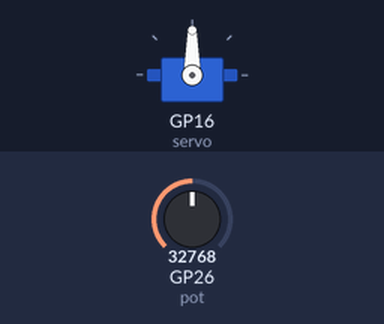
A program run on a simulated Raspberry Pi Pico running MicroPython. Shown: servo. The test bench sets the inputs (shaded band); at power-on: GP26 (pot) = 32768 (analog values on the 0–65535 scale). Servo angles are drawn from the pulse width (0.5 ms = 0°, 2.5 ms = 180°).

Above: at 1.2 s.
1.3 s: GP26 (pot) set to 45874
At 2.5 s:
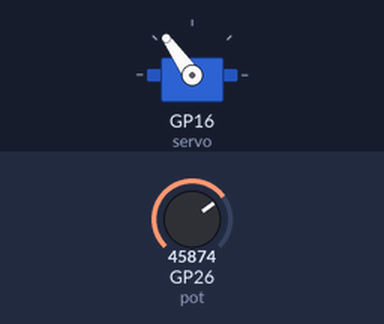
2.8 s: GP26 (pot) set to 57670
At 3.9 s:
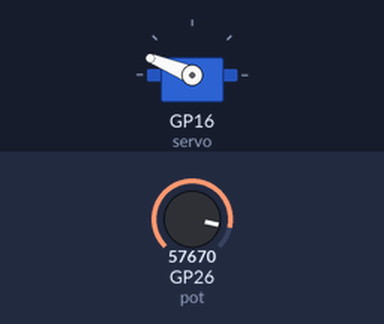
4.3 s: GP26 (pot) set to 65535
At 5.5 s:
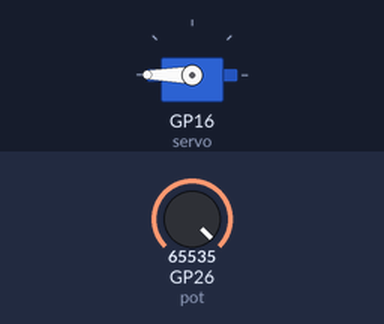
5.8 s: GP26 (pot) set to 19660
At 7.0 s:
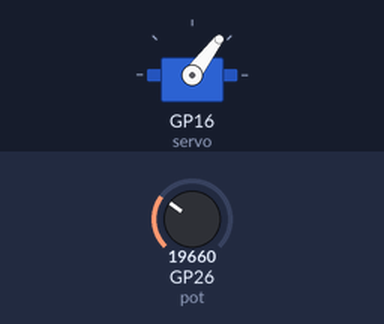
7.3 s: GP26 (pot) set to 7864
At 8.6 s:
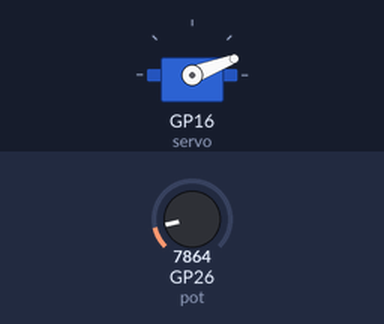
Timing chart, 0 to 9.8 s (numbered marks = the images above; inputs shaded):
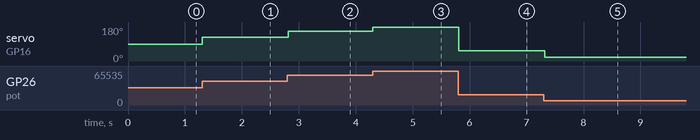

Measured:
- after the input at 1.3 s, servo on GP16 (servo): 90° → 125° at once
- after the input at 2.8 s, servo on GP16 (servo): 125° → 158° at once
- after the input at 4.3 s, servo on GP16 (servo): 158° → 180° at once
- after the input at 5.8 s, servo on GP16 (servo): 180° → 53° at once
- after the input at 7.3 s, servo on GP16 (servo): 53° → 21° at once

The program:

servo-pot.py
```python
# 11 - Il potenziometro comanda l'angolo del servo

from machine import ADC, Pin, PWM
import time

pot = ADC(Pin(26))
servo = PWM(Pin(16))
servo.freq(50)

def vai_a(gradi):
    if gradi < 0:
        gradi = 0
    if gradi > 180:
        gradi = 180
    servo.duty_ns(500_000 + (gradi * 2_000_000 // 180))

while True:
    valore = pot.read_u16()
    angolo = valore * 180 // 65535
    vai_a(angolo)
    time.sleep(0.02)
```
